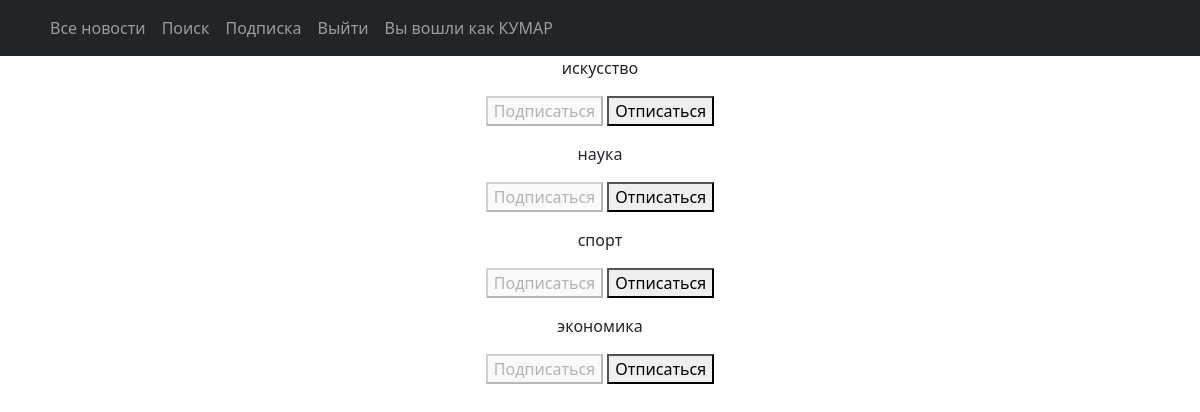
Page /subscriptions/ (signed in) on the committed database.
### news/models.py (models this page shows, shortened)
class Category(models.Model):
    name = models.CharField(max_length=64, unique=True)
    subscribers = models.ManyToManyField(User, blank=True, related_name='categories', through='Subscriber')
    class Meta:
        verbose_name = 'Категория'
        verbose_name_plural = 'Категории'

### news/views.py (the view, shortened to what this page needs)
# urls.py: path('subscriptions/', subscriptions, name='subscriptions'),
@login_required
@csrf_protect
def subscriptions(request):
    categories_with_subscriptions = Category.objects.annotate(
        user_subscribed=Exists(
            Subscriber.objects.filter(
                user=request.user,
                category=OuterRef('pk'),
            )
        )
    ).order_by('name')
    return render(
        request,
        'subscriptions.html',
        {'categories': categories_with_subscriptions},
    )

### templates/subscriptions.html (shortened to what this page needs)
{% extends 'default.html' %}
{% block content %}
    {% for category in categories %}
        <p>
            {{ category.name }}
            <form method="post">
                {% if category.user_subscribed %}
                    <button disabled>Подписаться</button>
                    <button name="action" value="unsubscribe">Отписаться</button>
                {% else %}
                    <button name="action" value="subscribe">Подписаться</button>
                    <button disabled>Отписаться</button>
                {% endif %}
            </form>
        </p>
    {% endfor %}
{% endblock content %}

### templates/default.html (shortened to what this page needs)
<!DOCTYPE html>
<html>
<head>
    {% load static %}
    {% load custom_filters %}
    {% load custom_tags %}
    <link href="{% static 'css/styles.css' %}" rel="stylesheet"/>
</head>
<body>
<nav class="navbar navbar-expand-lg navbar-dark bg-dark static-top">
    <div class="container">
        <div class="collapse navbar-collapse" id="navbarResponsive">
            <ul class="navbar-nav ml-auto">
                <li class="nav-item active">
                    <a class="nav-link" href="/news">Все новости</a>
                <li class="nav-item active">
                    <a class="nav-link" href="/news/search">Поиск</a>
                <li class="nav-item">
                    <a class="nav-link" href="/subscriptions/">Подписка</a>
                    {% if user.username %}
                <li class="nav-item">
                    <a class="nav-link" href="/accounts/logout">Выйти</a>
                <li class="nav-item">
                    <a class="nav-link" href="/news">Вы вошли как {{ user.username }}</a>
                    {% else %}
                <li class="nav-item">
                    <a class="nav-link" href="/accounts/login">Войти</a>
                    {% endif %}
                </li>
        </div>
    </div>
</nav>
<div class="container">
    <div class="row">
        <div class="col-lg-16 text-center">
            {% block content %}
            {% endblock content %}
        </div>
    </div>
</div>
</body>
</html>

### rows in the picture
Category: name "искусство", shows "Подписаться"
Category: name "наука", shows "Подписаться"
Category: name "спорт", shows "Подписаться"
Category: name "экономика", shows "Подписаться"

### other values in the picture
{{ user.username }} "КУМАР"
